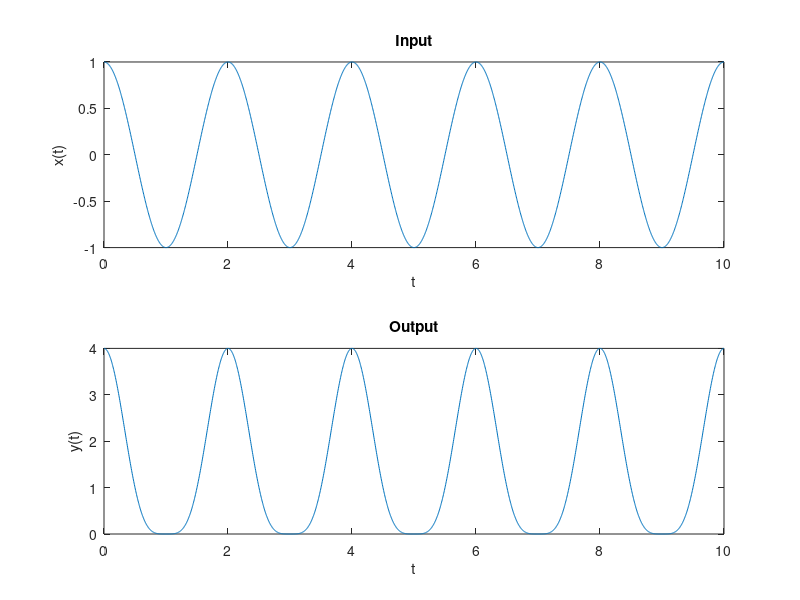

This chart was generated by the following MATLAB code: (Note: this script raises an error after producing the figure.)

% Harmonic distortion caused by nonlinearity
% Input x(t) = cos(wt)

tv = 0:0.005:10;
w = 2*pi/2;
xv = cos(w*tv);
yv0 = 10*(xv + 5);
yv1 = (xv).^2;
yv2 = (xv + 1).^2;

% System y(t) = 10*(x(t) + 5)
% fh = figure;
% subplot(2,1,1);  
% plot(tv,xv);
% title('Input x(t)');
% subplot(2,1,2);
% plot(tv,yv0);
% title('Output y(t) = 10*\{x(t) + 5\}');

% % System y(t) = x(t)^2
% fh = figure;
% subplot(2,1,1);  
% plot(tv,xv);
% title('Input x(t)');
% subplot(2,1,2);
% plot(tv,yv1);
% title('Output y(t) = \{x(t)\}^2');

% System y(t) = (x(t) + 1)^2
fh = figure;
subplot(2,1,1);  
plot(tv,xv);
title('Input');
xlabel('t');  ylabel('x(t)');
subplot(2,1,2);
plot(tv,yv2);
title('Output');
xlabel('t');  ylabel('y(t)');

exportfig(gcf,'ee_example.eps','width',5,'height',3,'fontmode','fixed','Color','cmyk','fontsize',8);